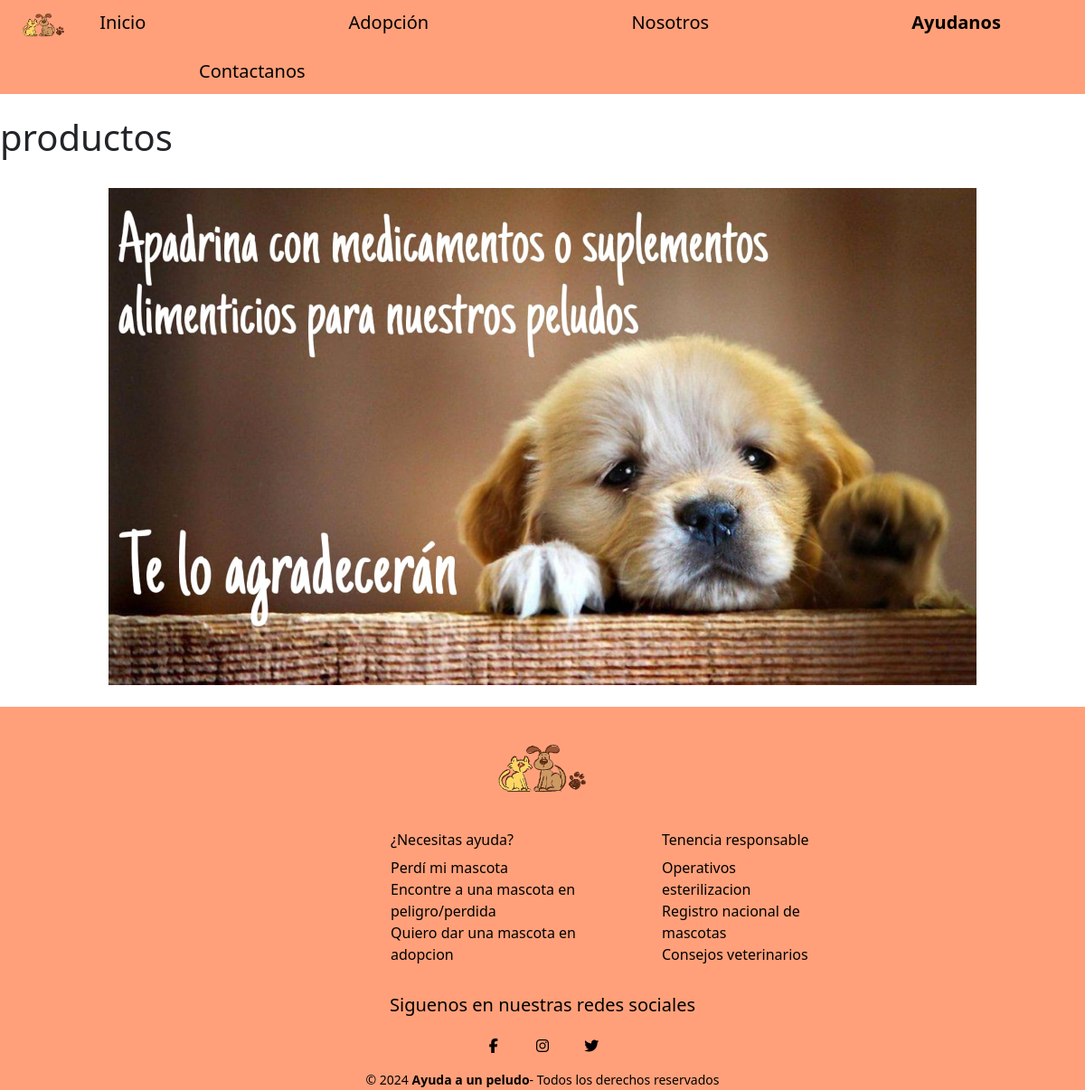
/animales/apadrinacion, run on an earlier commit of the app's database.
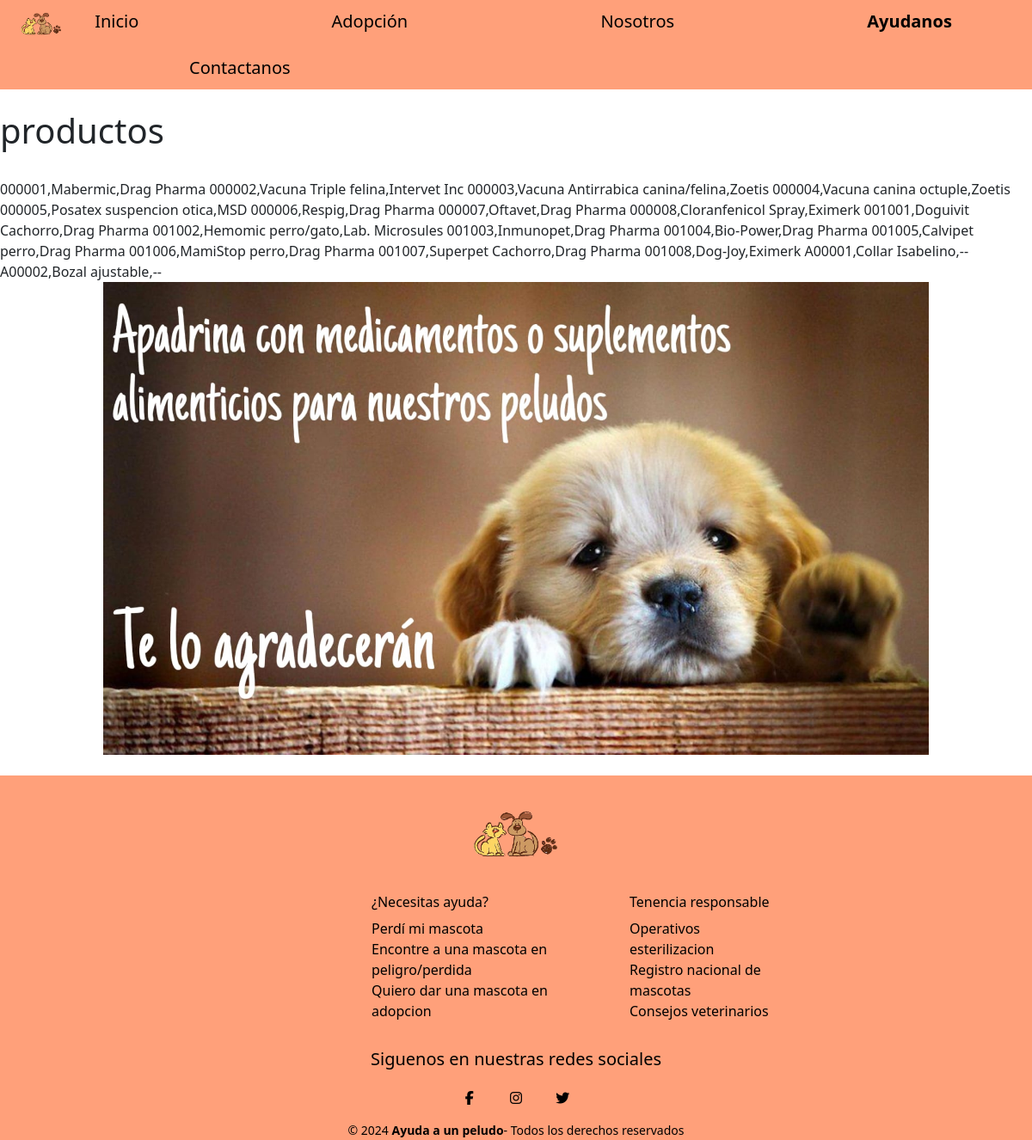
And on a later commit of the database.
### animales/models.py (models this page shows, shortened)
class producto(models.Model):
    id_producto             = models.CharField(primary_key=True, max_length=6)
    nombre_producto         = models.CharField(max_length=50)
    marca_producto          = models.CharField(max_length=20)
    cantidad_necesaria_prod = models.CharField(max_length=2)
    valor_producto          = models.CharField(max_length=5)
    id_ayuda                = models.ForeignKey('Ayuda', on_delete=models.CASCADE, db_column='id_ayuda')

### animales/views.py (the view)
# urls.py: path('apadrinacion', views.apadrinacion, name='apadrinacion'),
def apadrinacion(request):
    productos = producto.objects.all()
    context ={"productos":productos}
    return render (request,'animales/apadrinacion.html',context)

### animales/templates/animales/apadrinacion.html (shortened to what this page needs)
{%load static%}
<!DOCTYPE html>
<html lang="es">
<head>
    <link href="https://cdn.jsdelivr.net/npm/bootstrap@5.3.3/dist/css/bootstrap.min.css" rel="stylesheet">
    <link rel="stylesheet" href="https://cdnjs.cloudflare.com/ajax/libs/font-awesome/6.5.2/css/all.min.css" />
    <link rel="stylesheet" href='{% static "css/estilo.css"%}'>
</head>
<body>
    <header>
        <div class="encabezado">
            <img src='{% static "img/logo.png"%}' alt="" id="imagen_logo">
            <a href="{% url 'index'%}" class="enlace_header">Inicio</a>
            <div class="dropdown">
                <button class="enlace_header">Adopción</button>
            </div>
            <div class="dropdown">
                <button class="enlace_header">Nosotros</button>
            </div>
            <div class="dropdown">
                <button class="enlace_header"><strong>Ayudanos</strong></button>
            </div>
            <div class="dropdown">
                <button class="enlace_header"><a href=""class="enlace_header">Contactanos</a></button>
            </div>
        </div>
    </header>
    <br>
    <h1>productos</h1>
    <br>
    {% for producto in productos%}
      {{producto.id_producto}},{{producto.nombre_producto}},{{producto.marca_producto}}
    {% endfor %}
    <div align="center">
        <img src='{%static "img/apadrinacion_1.0.jpeg"%}' alt="" id="imagen_apadrinacion" >
    </div>
    <br>
    <footer>
        <div class="pie" >
          <div class="logo_pie" align="center">
            <a href=""><img src='{% static "img/logo.png"%}' alt="" id="imagen_pie"></a>
          </div>
          <div class="menu_footer">
            <div class="col-md-4 g-3" id="links_footer">
              </div>
            <div class="col-md-3 g-3" id="links_footer">
                <ul class="listas_footer">
                    <li><h6>¿Necesitas ayuda?</h6></li>
                    <li><a href="">Perdí mi mascota</a></li>
                    <li><a href="">Encontre a una mascota en peligro/perdida</a></li>
                    <li><a href="">Quiero dar una mascota en adopcion</a></li>
                </ul>
              </div>
              <div class="col-md-2 g-3" id="links_footer">
                <ul class="listas_footer">
                    <li><h6>Tenencia responsable</h6></li>
                    <li><a href="">Operativos esterilizacion</a></li>
                    <li><a href="">Registro nacional de mascotas</a></li>
                    <li><a href="">Consejos veterinarios</a></li>
                </ul>
              </div>
              <div class="col-md-4 g-3" id="links_footer">
              </div>
          </div>
          <div class="box" align="center">
            <h5>Siguenos en nuestras redes sociales</h5>
            <div class="rrss">
              <a href="" class="fa fa-facebook"></a>
              <a href="" class="fa fa-instagram"></a>
              <a href="" class="fa fa-twitter"></a>
            </div>
          </div>
          <div class="copyright" align="center">
            <small>&copy; 2024 <b>Ayuda a un peludo</b>- Todos los derechos reservados</small>
          </div>
        </div>
      </footer>
</body>
</html>

### ONG/estatico/css/estilo.css (style rules this page uses)
* { margin: 0px; padding: 0px; box-sizing: border-box; }
body { background-color: white; }
.encabezado { background-color: lightsalmon; }
.dropdown { display: inline-block; position: relative; padding-left: 200px; }
.enlace_header { text-decoration: none; color: black; padding: 10px; font-size: 20px; background-color: lightsalmon; border: 0; }
#imagen_logo { width: 8%; }
.pie { width: 100%; background-color: lightsalmon; color: black; }
.logo_pie { width: 100%; max-width: 800px; margin: auto; display: grid; grid-gap: 50px; padding: 15px 0px; }
#imagen_pie { width: 200px; }
.rrss a { text-decoration: none; height: 50px; width: 50px; line-height: 50px; color: black; }
.menu_footer { display: flex; flex-wrap: wrap; }
.listas_footer { list-style: none; }
.listas_footer a { color: black; text-decoration: none; }
#imagen_apadrinacion { width: 80%; height: 550px; }

What changed in the data, as far as the page shows it:
added producto: id_producto "000001", nombre_producto "Mabermic", marca_producto "Drag Pharma"
added producto: id_producto "000002", nombre_producto "Vacuna Triple felina", marca_producto "Intervet Inc"
added producto: id_producto "000003", nombre_producto "Vacuna Antirrabica canina/felina", marca_producto "Zoetis"
added producto: id_producto "000004", nombre_producto "Vacuna canina octuple", marca_producto "Zoetis"
added producto: id_producto "000005", nombre_producto "Posatex suspencion otica", marca_producto "MSD"
added producto: id_producto "000006", nombre_producto "Respig", marca_producto "Drag Pharma"
added producto: id_producto "000007", nombre_producto "Oftavet", marca_producto "Drag Pharma"
added producto: id_producto "000008", nombre_producto "Cloranfenicol Spray", marca_producto "Eximerk"
added producto: id_producto "001001", nombre_producto "Doguivit Cachorro", marca_producto "Drag Pharma"
added producto: id_producto "001002", nombre_producto "Hemomic perro/gato", marca_producto "Lab. Microsules"
added producto: id_producto "001003", nombre_producto "Inmunopet", marca_producto "Drag Pharma"
added producto: id_producto "001004", nombre_producto "Bio-Power", marca_producto "Drag Pharma"
added producto: id_producto "001005", nombre_producto "Calvipet perro", marca_producto "Drag Pharma"
added producto: id_producto "001006", nombre_producto "MamiStop perro", marca_producto "Drag Pharma"
added producto: id_producto "001007", nombre_producto "Superpet Cachorro", marca_producto "Drag Pharma"
added producto: id_producto "001008", nombre_producto "Dog-Joy", marca_producto "Eximerk"
added producto: id_producto "A00001", nombre_producto "Collar Isabelino", marca_producto "--"
added producto: id_producto "A00002", nombre_producto "Bozal ajustable", marca_producto "--"
